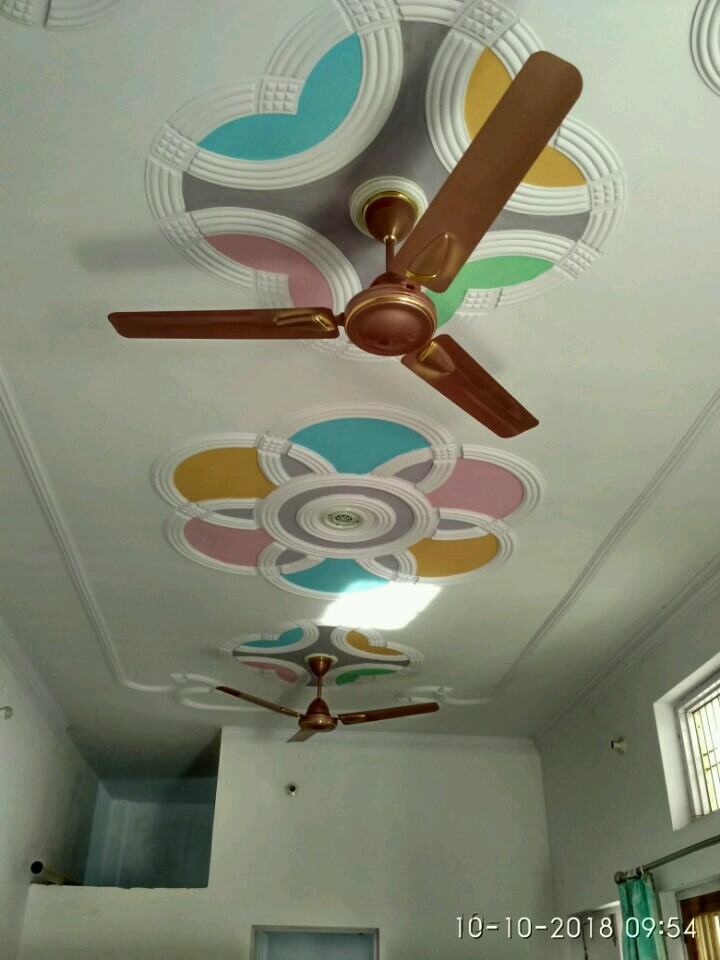
#> input picture image_processing/code_rev_0/images/1.jpg, 720 x 960 px
$ python first_processing.py
#> lines starting #> are read from the running program, lines starting #| are printed output that depends on the picture; after the words box and inside, x2 and y2 are one past the last pixel; in counts of white or black regions, pixels touching at a corner belong together
from skimage import io
import os
from matplotlib import pyplot as plt
import numpy as np
# from pil import image
myimage_path=os.path.join(os.path.join(os.path.dirname(os.path.dirname(__file__)),'images'),'1.jpg')
my_image=io.imread(myimage_path)
#> my_image is the input picture: shape (960, 720, 3); mean R, G, B 131.7, 135.7, 116.2
my_image[400:600,200:400,:]=[255,0,0]
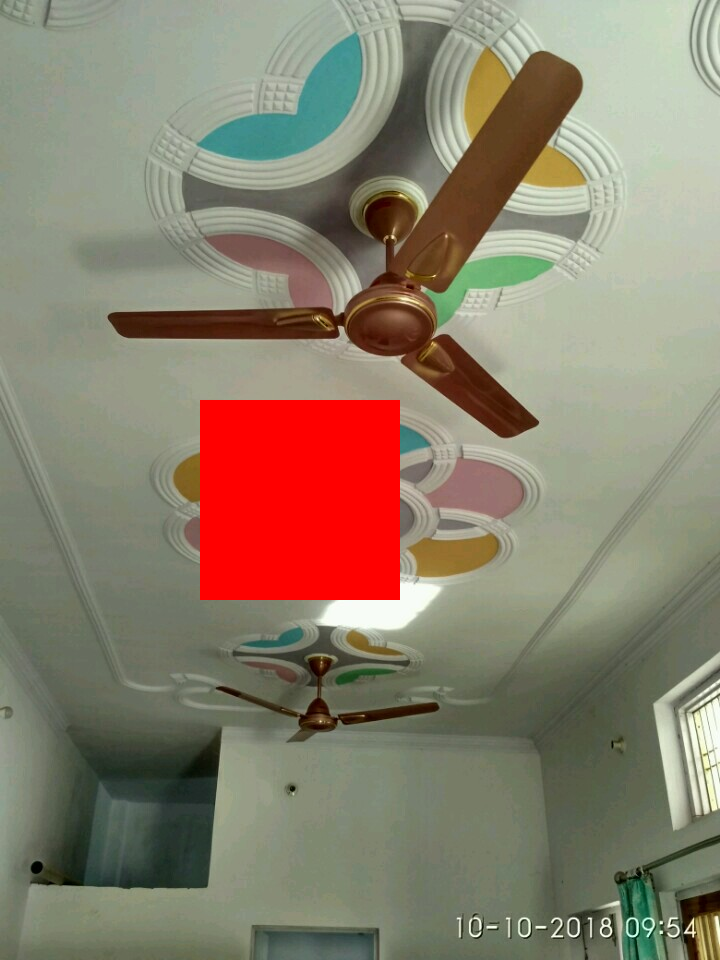
#> my_image: shape (960, 720, 3); 5.79% of pixels changed, all inside (x1, y1, x2, y2) = (200, 400, 400, 600)


# img1=image.open(myimage_path)
# img1.show()

# a=np.random.random([500,500])
plt.imshow(my_image)
plt.show()

# print(a)
# print('aa2')
